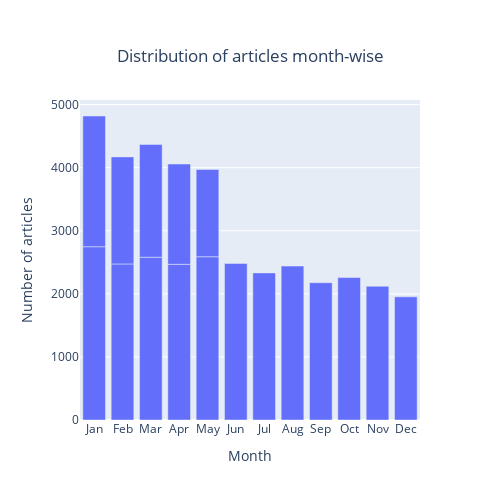

Notebook code for this chart:
### Code cell
fig = plotly.Figure([plotly.Bar(x=news_articles_per_month.index.strftime("%b"), y=news_articles_per_month)])
fig['layout'].update(title={"text" : 'Distribution of articles month-wise','y':0.9,'x':0.5,'xanchor': 'center','yanchor': 'top'}, xaxis_title="Month",yaxis_title="Number of articles")
fig.update_layout(width=500,height=500)
fig

### Figure 1 — Plotly figure (JSON) as saved in the notebook; plotly's stock layout.template omitted (floating-point values rounded to 4 significant figures)
{"data": [{"type": "bar", "x": ["Jan", "Feb", "Mar", "Apr", "May", "Jun", "Jul", "Aug", "Sep", "Oct", "Nov", "Dec", "Jan", "Feb", "Mar", "Apr", "May"], "y": [2747, 2474, 2580, 2468, 2588, 2480, 2332, 2440, 2176, 2258, 2120, 1952, 2072, 1697, 1788, 1590, 1383]}], "layout": {"height": 500, "title": {"text": "Distribution of articles month-wise", "x": 0.5, "xanchor": "center", "y": 0.9, "yanchor": "top"}, "width": 500, "xaxis": {"title": {"text": "Month"}}, "yaxis": {"title": {"text": "Number of articles"}}}}
